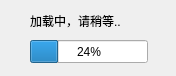
<?xml version="1.0" encoding="UTF-8"?>
<ui version="4.0">
 <class>WaitDialog</class>
 <widget class="QDialog" name="WaitDialog">
  <property name="geometry">
   <rect>
    <x>0</x>
    <y>0</y>
    <width>176</width>
    <height>76</height>
   </rect>
  </property>
  <property name="windowTitle">
   <string>请稍等</string>
  </property>
  <widget class="QProgressBar" name="progressBar">
   <property name="geometry">
    <rect>
     <x>30</x>
     <y>40</y>
     <width>118</width>
     <height>23</height>
    </rect>
   </property>
   <property name="value">
    <number>24</number>
   </property>
  </widget>
  <widget class="QLabel" name="label">
   <property name="geometry">
    <rect>
     <x>30</x>
     <y>10</y>
     <width>121</width>
     <height>21</height>
    </rect>
   </property>
   <property name="text">
    <string>加载中，请稍等..</string>
   </property>
  </widget>
 </widget>
 <resources/>
 <connections/>
</ui>
